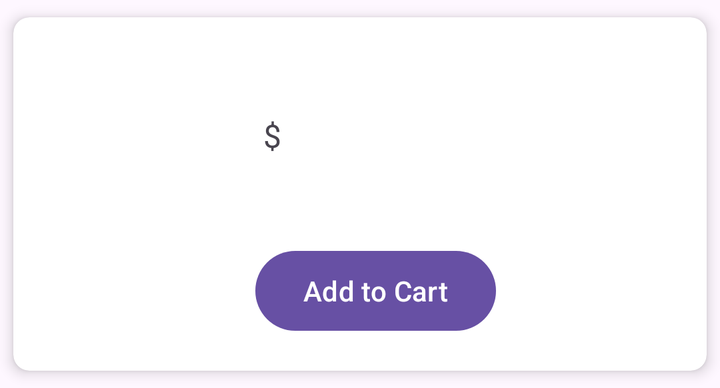
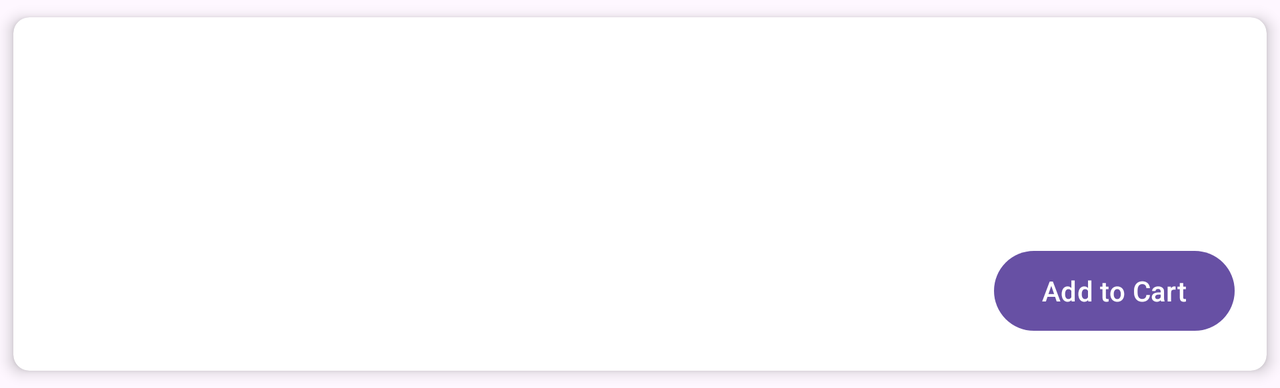

First picture: res/layout/ on a phone held upright. Second picture: the repository's own variant of that layout, on a device whose configuration matches the variant's folder. Source for both follows.
<!-- AndroidManifest.xml: application theme Theme.Priyanshu_Tripathi_P2 -->
<!-- res/layout/product_item.xml -->
<?xml version="1.0" encoding="utf-8"?>
<androidx.cardview.widget.CardView
    xmlns:android="http://schemas.android.com/apk/res/android"
    xmlns:app="http://schemas.android.com/apk/res-auto"
    android:layout_width="match_parent"
    android:layout_height="wrap_content"
    app:cardCornerRadius="8dp"
    app:cardElevation="4dp"
    app:cardUseCompatPadding="true">

    <LinearLayout
        android:id="@+id/layoutMain"
        android:layout_width="match_parent"
        android:layout_height="wrap_content"
        android:orientation="horizontal"
        android:padding="16dp">

        <ImageView
            android:id="@+id/productImage"
            android:layout_width="0dp"
            android:layout_height="match_parent"
            android:layout_weight="1.5"
            android:scaleType="centerCrop"/>

        <LinearLayout
            android:layout_width="wrap_content"
            android:layout_height="wrap_content"
            android:orientation="vertical"
            android:gravity="start"
            android:layout_weight="1.5"
            android:layout_marginStart="16dp">

            <TextView
                android:id="@+id/productName"
                android:layout_width="match_parent"
                android:layout_height="wrap_content"
                android:textSize="18sp"
                android:textStyle="bold" />

            <TextView
                android:id="@+id/productPrice"
                android:layout_width="match_parent"
                android:layout_height="wrap_content"
                android:text=" $ "
                android:textSize="16sp"
                android:layout_marginTop="8dp"/>

            <TextView
                android:id="@+id/productDescription"
                android:layout_width="match_parent"
                android:layout_height="wrap_content"
                android:maxLines="1"
                android:ellipsize="end"
                android:layout_marginTop="8dp"/>

            <Button
                android:id="@+id/addToCartButton"
                android:layout_width="wrap_content"
                android:layout_height="wrap_content"
                android:text="Add to Cart"
                android:layout_marginTop="16dp"/>


        </LinearLayout>

    </LinearLayout>

</androidx.cardview.widget.CardView>
<!-- resources referenced by this layout -->
<resources>
  <style name="Theme.Priyanshu_Tripathi_P2" parent="Base.Theme.Priyanshu_Tripathi_P2" />
  <style name="Base.Theme.Priyanshu_Tripathi_P2" parent="Theme.Material3.DayNight.NoActionBar">
          
          
      </style>
</resources>
<!-- res/layout-land/product_item.xml (the repository's variant of the layout above) -->
<!-- drawn on the phone turned sideways -->
<?xml version="1.0" encoding="utf-8"?>
<androidx.cardview.widget.CardView xmlns:android="http://schemas.android.com/apk/res/android"
    xmlns:app="http://schemas.android.com/apk/res-auto"
    android:layout_width="match_parent"
    android:layout_height="wrap_content"
    app:cardCornerRadius="8dp"
    app:cardElevation="4dp"
    app:cardUseCompatPadding="true">


    <LinearLayout
        android:layout_width="match_parent"
        android:layout_height="wrap_content"
        android:orientation="horizontal"
        android:padding="16dp">

        <ImageView
            android:id="@+id/productImage"
            android:layout_width="180dp"
            android:layout_height="100dp"
            android:scaleType="centerCrop" />

        <View
            android:layout_width="0dp"
            android:layout_height="0dp"
            android:layout_weight="1" />

        <LinearLayout
            android:layout_width="wrap_content"
            android:layout_height="wrap_content"
            android:orientation="vertical"
            android:gravity="start"
            android:layout_marginStart="16dp">

            <TextView
                android:id="@+id/productName"
                android:layout_width="match_parent"
                android:layout_height="wrap_content"
                android:textSize="18sp"
                android:textStyle="bold" />

            <TextView
                android:id="@+id/productPrice"
                android:layout_width="match_parent"
                android:layout_height="wrap_content"
                android:textSize="16sp"
                android:layout_marginTop="8dp"/>


            <TextView
                android:id="@+id/productDescription"
                android:layout_width="match_parent"
                android:layout_height="wrap_content"
                android:maxLines="1"
                android:ellipsize="end"
                android:layout_marginTop="8dp"/>

            <Button
                android:id="@+id/addToCartButton"
                android:layout_width="wrap_content"
                android:layout_height="wrap_content"
                android:text="Add to Cart"
                android:layout_marginTop="16dp"/>

        </LinearLayout>

    </LinearLayout>

</androidx.cardview.widget.CardView>
